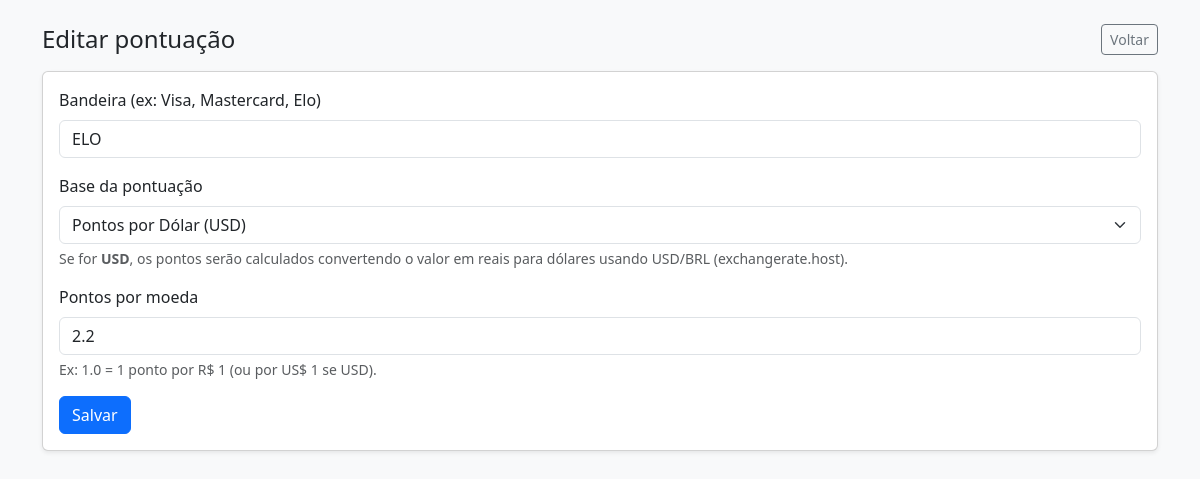
The page /rewards/2/edit (signed in) on the database its author committed.
### tables this page shows
CREATE TABLE reward_rates (
            id INTEGER PRIMARY KEY AUTOINCREMENT,
            account_id INTEGER NOT NULL,
            brand TEXT NOT NULL,
            points_per_currency REAL NOT NULL,
            currency_unit TEXT NOT NULL DEFAULT 'BRL',
            created_at TEXT NOT NULL,
            UNIQUE(account_id, brand)
        );

### app.py (the view, shortened to what this page needs)
@app.route("/rewards/<int:rate_id>/edit", methods=["GET", "POST"])
@login_required
def reward_edit(rate_id):
    migrate_db()
    account_id = get_current_account_id()
    if not account_id:
        return redirect(url_for("logout"))
    rate = get_reward_rate_by_id(account_id, rate_id)
    if not rate:
        flash("Registro de pontuação não encontrado.", "danger")
        return redirect(url_for("rewards_list"))
    return render_template("reward_form.html", mode="edit", rate=rate)

### app.py (called while the page is built, shortened)
def get_connection():
    conn = sqlite3.connect(DB_PATH)
    conn.row_factory = sqlite3.Row
    return conn

def table_exists(cur, table_name: str) -> bool:
    cur.execute("SELECT name FROM sqlite_master WHERE type='table' AND name=?", (table_name,))
    return cur.fetchone() is not None

def column_exists(cur, table_name: str, col_name: str) -> bool:
    cur.execute(f"PRAGMA table_info({table_name})")
    cols = [r[1] for r in cur.fetchall()]
    return col_name in cols

def get_current_account_id():
    acc_id = session.get("account_id")
    if acc_id:
        return acc_id

def login_required(f):
    @wraps(f)
    def wrapper(*args, **kwargs):
        if "user_id" not in session:
            return redirect(url_for("login", next=request.path))
        return f(*args, **kwargs)
    return wrapper

def get_reward_rate_by_id(account_id: int, rate_id: int):
    with closing(get_connection()) as conn:
        cur = conn.cursor()
        cur.execute("SELECT * FROM reward_rates WHERE id = ? AND account_id = ?", (rate_id, account_id))
        return cur.fetchone()

### templates/reward_form.html (shortened to what this page needs)
<!doctype html>
<html lang="pt-BR">
<head>
  <link rel="stylesheet" href="https://cdn.jsdelivr.net/npm/bootstrap@5.3.3/dist/css/bootstrap.min.css">
</head>
<body class="bg-light">
  <div class="container py-4">
    <div class="d-flex justify-content-between align-items-center mb-3">
      <h4 class="m-0">{% if mode=='new' %}Nova pontuação{% else %}Editar pontuação{% endif %}</h4>
      <a class="btn btn-outline-secondary btn-sm" href="{{ url_for('rewards_list') }}">Voltar</a>
    </div>
    <div class="card shadow-sm">
      <div class="card-body">
        <form method="post">
          <div class="mb-3">
            <label class="form-label">Bandeira (ex: Visa, Mastercard, Elo)</label>
            <input type="text" class="form-control" name="brand" value="{{ rate.brand if rate else '' }}" required>
          </div>
          <div class="mb-3">
            <label class="form-label">Base da pontuação</label>
            <select class="form-select" name="currency_unit" required>
              {% set cu = (rate.currency_unit if rate and rate.currency_unit is defined else 'BRL') %}
              <option value="USD" {% if cu|upper == 'USD' %}selected{% endif %}>Pontos por Dólar (USD)</option>
            </select>
            <div class="form-text">
              Se for <b>USD</b>, os pontos serão calculados convertendo o valor em reais para dólares usando USD/BRL (exchangerate.host).
            </div>
          </div>
          <div class="mb-3">
            <label class="form-label">Pontos por moeda</label>
            <input type="text" class="form-control" name="points_per_currency" value="{{ rate.points_per_currency if rate else '' }}" required>
            <div class="form-text">Ex: 1.0 = 1 ponto por R$ 1 (ou por US$ 1 se USD).</div>
          </div>
          <button class="btn btn-primary" type="submit">Salvar</button>
        </form>
      </div>
    </div>
  </div>
</body>
</html>

### rows shown on the page
reward_rates: brand "ELO", currency_unit "Pontos por Dólar (USD)", points_per_currency "2.2"
